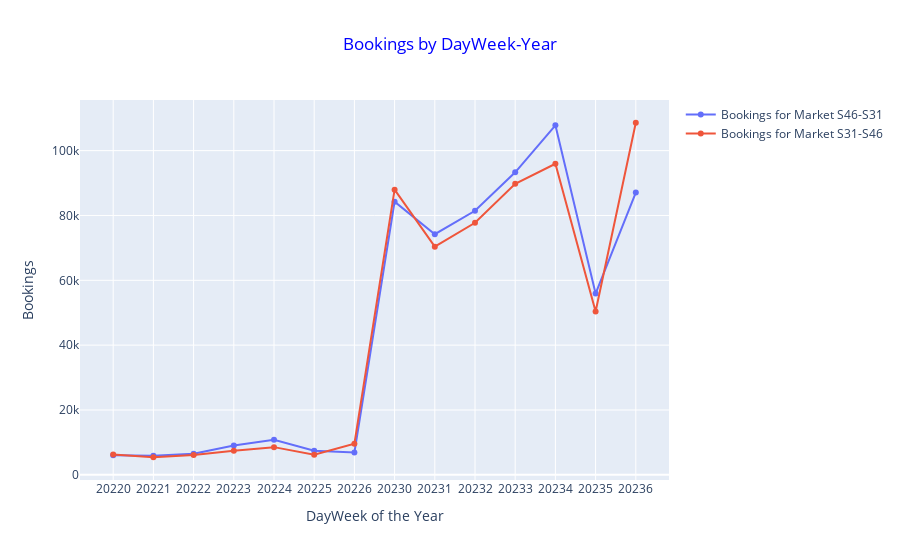

The notebook cell saved with this chart:
### Code cell
temporalSeries(cleanData, ['S46-S31','S31-S46'], 'DayWeek', 'Bookings')

### Figure 1 — Plotly figure (JSON) as saved in the notebook; plotly's stock layout.template omitted (floating-point values rounded to 4 significant figures)
{"data": [{"name": "Bookings for Market S46-S31", "type": "scatter", "x": ["20220", "20221", "20222", "20223", "20224", "20225", "20226", "20230", "20231", "20232", "20233", "20234", "20235", "20236"], "y": [6027, 5912, 6491, 9018, 10801, 7421, 6916, 84246, 74229, 81444, 93306, 107811, 55896, 87055]}, {"name": "Bookings for Market S31-S46", "type": "scatter", "x": ["20220", "20221", "20222", "20223", "20224", "20225", "20226", "20230", "20231", "20232", "20233", "20234", "20235", "20236"], "y": [6231, 5414, 6085, 7452, 8534, 6208, 9600, 87951, 70370, 77734, 89762, 95936, 50358, 108600]}], "layout": {"title": {"font": {"color": "blue"}, "text": "Bookings by DayWeek-Year", "x": 0.5, "xanchor": "center"}, "xaxis": {"dtick": 1, "tickmode": "linear", "title": {"text": "DayWeek of the Year"}}, "yaxis": {"title": {"text": "Bookings"}}}}
